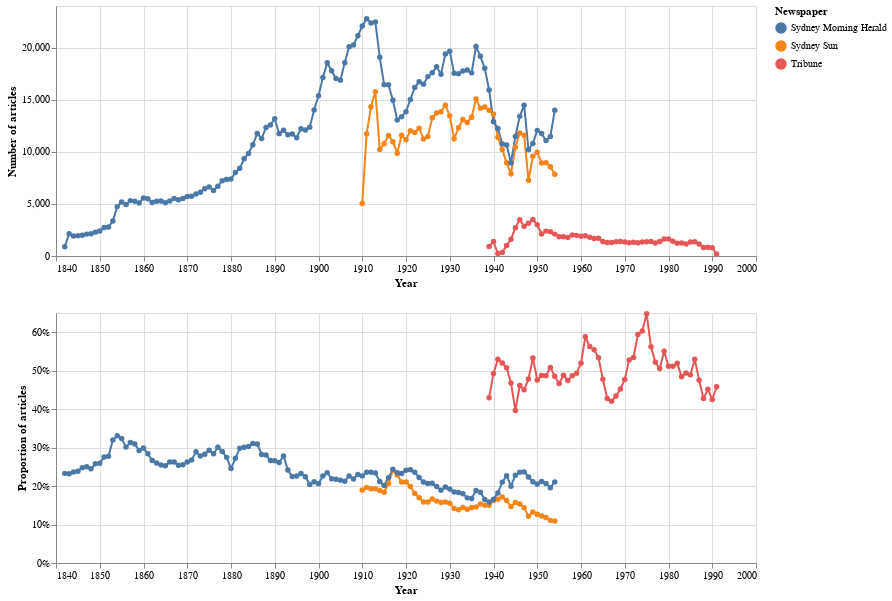

This figure's notebook cell:
### Markdown cell above
And make some charts!

### Code cell
# Chart totals
chart7 = make_chart_totals(df_newspapers, "newspaper", "Newspaper")

# Chart proportions
chart8 = make_chart_proportions(df_newspapers, "newspaper", "Newspaper")

# Shorthand way of concatenating the two charts (note there's only one legend)
chart7 & chart8

### Figure 1 — Vega-Lite specification as saved in the notebook (floating-point values rounded to 4 significant figures; data arrays with more than 128 entries replaced by an {"elided": "..."} marker saying what was removed)
{"config": {"view": {"continuousWidth": 400, "continuousHeight": 300}}, "vconcat": [{"mark": {"type": "line", "point": true}, "encoding": {"color": {"field": "newspaper", "legend": {"title": "Newspaper"}, "type": "nominal"}, "tooltip": [{"field": "newspaper", "title": "Newspaper", "type": "nominal"}, {"field": "year", "title": "Year", "type": "quantitative"}, {"field": "total_results", "format": ",", "title": "Articles", "type": "quantitative"}], "x": {"axis": {"format": "c", "title": "Year"}, "field": "year", "type": "quantitative"}, "y": {"axis": {"format": ",d", "title": "Number of articles"}, "field": "total_results", "type": "quantitative"}}, "height": 250, "width": 700}, {"mark": {"type": "line", "point": true}, "encoding": {"color": {"field": "newspaper", "legend": {"title": "Newspaper"}, "type": "nominal"}, "tooltip": [{"field": "newspaper", "title": "Newspaper", "type": "nominal"}, {"field": "year", "title": "Year", "type": "quantitative"}, {"field": "proportion", "format": "%", "title": "Proportion", "type": "quantitative"}], "x": {"axis": {"format": "c", "title": "Year"}, "field": "year", "type": "quantitative"}, "y": {"axis": {"format": "%", "title": "Proportion of articles"}, "field": "proportion", "stack": null, "type": "quantitative"}}, "height": 250, "width": 700}], "data": {"name": "data-9f3b3f881e46ca5f0210a218af018e7b"}, "$schema": "https://vega.github.io/schema/vega-lite/v4.17.0.json", "datasets": {"data-9f3b3f881e46ca5f0210a218af018e7b": {"elided": "211 records"}}}
